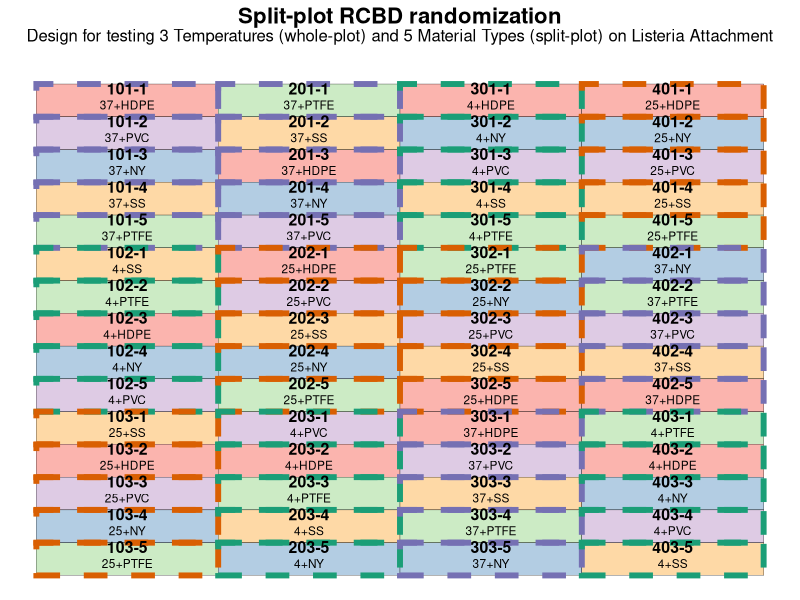

Here is the R script that generated this plot: (Note: this script raises an error after producing the figure.)
## ---- chunk 1
# Loading packages
library(tidyverse) # for data wrangling and plotting
library(ggplot2) # for graph generation
library(readr) # helps with exporting
library(dplyr) # wrangling
## ---- chunk 2
trts <- crossing(temp_c = c(4, 25, 37),
                 mat = c("HDPE", "PTFE", "NY", "SS", "PVC")
                 ) %>%
  mutate(trtnum = 1:nrow(.)) %>%
  mutate(temp = paste0(temp_c)) %>%
  mutate(trtname1 = paste0(mat))
trts
## ---- chunk 3
# Setting seed to get same randomization result every time
set.seed(930)

wp_rcbd_rand <- crossing(temp_c = trts$temp_c,
                     rep = 1:4
                     ) %>%
  arrange(rep) %>%
  group_by(rep)%>%
  # Randomizing WP treatment factor to blocks (restricted) 
  mutate(temp_c = sample(temp_c)) %>%
    # Creating WP plot numbers 
 mutate(wplot = (rep*100)+ 1:3) %>%
  ungroup()
wp_rcbd_rand
## ---- chunk 4
sp_rcbd_rand <- crossing(
  material = trts$mat,    # Rename the column as 'nrate_kgha'
  wplot = wp_rcbd_rand$wplot       # Use the whole plot identifiers from wp_rcbd_rand
) %>%  
  arrange(wplot) %>%    
 # Randomizing SP treatment factor to WP plots (restricted)
   group_by(wplot) %>%
  mutate(material = sample(material)) %>%
  # Creating SP plot numbers 
  mutate(splot = paste0(wplot,"-",1:5)) %>%
  ungroup()
sp_rcbd_rand
## ---- chunk 5
spp_rcbd_rand <- wp_rcbd_rand %>%
  right_join(sp_rcbd_rand) %>%
 mutate(realname = paste0(temp_c, "+", material))

spp_rcbd_rand
## ---- chunk 6
spp_rcbd_layout <- spp_rcbd_rand %>%
  # Defining number of rows and columns for each trial
  mutate(row = rep(1:4, each = 15)) %>%
  mutate(col = rep(seq(from = 1, 
                       to = 15, #total number of treatments, 
                       by = 1), 
                   times = 4 #total number of blocks or trials
  )) %>%
  # Creating plot and trtname labels for plotting
  mutate(lab = paste0(splot, "\n", realname ))

spp_rcbd_layout
## ---- chunk 7
ggplot(spp_rcbd_layout, aes(x = row, 
                                   y = -col)) +
   geom_tile(aes(fill = factor(material)),
            color = "black",
            show.legend = F) +
  geom_tile(aes(color = factor(temp_c)),
            show.legend = F,
            size = 2,
            linetype = 2,
            fill = NA) +
  # Color for our splitplot
    scale_fill_manual(values = c("#fbb4ae", "#b3cde3", "#ccebc5", "#decbe4", "#fed9a6")) +
  # Color for our dashed line whole plot - note that we used scale_color instead of scale_fill with a different color pattern
  scale_color_manual(values = c("#1b9e77", "#d95f02", "#7570b3")) +
  # This will add the different identifiers. in addition, we used vjust for a smaller police size for the treatment combinations
  geom_text(aes(label = splot), fontface = "bold", vjust = -.5,
            size = 4)+
  geom_text(aes(label = realname), vjust = 1, size = 3)+
  labs(title = "Split-plot RCBD randomization",
       subtitle = "Design for testing 3 Temperatures (whole-plot) and 5 Material Types (split-plot) on Listeria Attachment") +
  theme_void() +
  # We used plot title and plot.subtitle for better visualization
  theme(
    plot.title = element_text(face = "bold", size = 16, hjust = 0.5),
    plot.subtitle = element_text(size = 12, hjust = 0.5, margin = margin(b = 10))
  )
## ---- chunk 8
spp_rcbd_rand %>%
  # Rearranging columns  
  dplyr::select(rep, wplot, temp_c, 
                splot, material,
                realname) %>%
  write_csv("../output/spp_rcbd_randomization_table.csv")
# Saving the plot map 
ggsave("../output/spp_rcbd_layoutmap.png",
       width = 10,
       height = 7.5,
       bg = "white")
